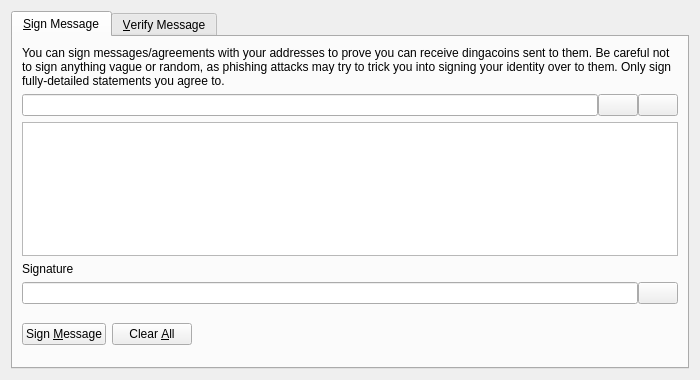
<?xml version="1.0" encoding="UTF-8"?>
<ui version="4.0">
 <class>SignVerifyMessageDialog</class>
 <widget class="QDialog" name="SignVerifyMessageDialog">
  <property name="geometry">
   <rect>
    <x>0</x>
    <y>0</y>
    <width>700</width>
    <height>380</height>
   </rect>
  </property>
  <property name="windowTitle">
   <string>Signatures - Sign / Verify a Message</string>
  </property>
  <property name="modal">
   <bool>true</bool>
  </property>
  <layout class="QVBoxLayout" name="verticalLayout">
   <item>
    <widget class="QTabWidget" name="tabWidget">
     <property name="currentIndex">
      <number>0</number>
     </property>
     <widget class="QWidget" name="tabSignMessage">
      <attribute name="title">
       <string>&amp;Sign Message</string>
      </attribute>
      <layout class="QVBoxLayout" name="verticalLayout_SM">
       <item>
        <widget class="QLabel" name="infoLabel_SM">
         <property name="text">
          <string>You can sign messages/agreements with your addresses to prove you can receive dingacoins sent to them. Be careful not to sign anything vague or random, as phishing attacks may try to trick you into signing your identity over to them. Only sign fully-detailed statements you agree to.</string>
         </property>
         <property name="textFormat">
          <enum>Qt::PlainText</enum>
         </property>
         <property name="wordWrap">
          <bool>true</bool>
         </property>
        </widget>
       </item>
       <item>
        <layout class="QHBoxLayout" name="horizontalLayout_1_SM">
         <property name="spacing">
          <number>0</number>
         </property>
         <item>
          <widget class="QValidatedLineEdit" name="addressIn_SM">
           <property name="toolTip">
            <string>The Dingacoin address to sign the message with</string>
           </property>
          </widget>
         </item>
         <item>
          <widget class="QPushButton" name="addressBookButton_SM">
           <property name="toolTip">
            <string>Choose previously used address</string>
           </property>
           <property name="text">
            <string/>
           </property>
           <property name="icon">
            <iconset resource="../bitcoin.qrc">
             <normaloff>:/icons/address-book</normaloff>:/icons/address-book</iconset>
           </property>
           <property name="shortcut">
            <string>Alt+A</string>
           </property>
           <property name="autoDefault">
            <bool>false</bool>
           </property>
          </widget>
         </item>
         <item>
          <widget class="QPushButton" name="pasteButton_SM">
           <property name="toolTip">
            <string>Paste address from clipboard</string>
           </property>
           <property name="text">
            <string/>
           </property>
           <property name="icon">
            <iconset resource="../bitcoin.qrc">
             <normaloff>:/icons/editpaste</normaloff>:/icons/editpaste</iconset>
           </property>
           <property name="shortcut">
            <string>Alt+P</string>
           </property>
           <property name="autoDefault">
            <bool>false</bool>
           </property>
          </widget>
         </item>
        </layout>
       </item>
       <item>
        <widget class="QPlainTextEdit" name="messageIn_SM">
         <property name="toolTip">
          <string>Enter the message you want to sign here</string>
         </property>
        </widget>
       </item>
       <item>
        <widget class="QLabel" name="signatureLabel_SM">
         <property name="text">
          <string>Signature</string>
         </property>
         <property name="textFormat">
          <enum>Qt::PlainText</enum>
         </property>
        </widget>
       </item>
       <item>
        <layout class="QHBoxLayout" name="horizontalLayout_2_SM">
         <property name="spacing">
          <number>0</number>
         </property>
         <item>
          <widget class="QLineEdit" name="signatureOut_SM">
           <property name="font">
            <font>
             <italic>true</italic>
            </font>
           </property>
           <property name="readOnly">
            <bool>true</bool>
           </property>
          </widget>
         </item>
         <item>
          <widget class="QPushButton" name="copySignatureButton_SM">
           <property name="toolTip">
            <string>Copy the current signature to the system clipboard</string>
           </property>
           <property name="text">
            <string/>
           </property>
           <property name="icon">
            <iconset resource="../bitcoin.qrc">
             <normaloff>:/icons/editcopy</normaloff>:/icons/editcopy</iconset>
           </property>
           <property name="autoDefault">
            <bool>false</bool>
           </property>
          </widget>
         </item>
        </layout>
       </item>
       <item>
        <layout class="QHBoxLayout" name="horizontalLayout_3_SM">
         <item>
          <widget class="QPushButton" name="signMessageButton_SM">
           <property name="toolTip">
            <string>Sign the message to prove you own this Dingacoin address</string>
           </property>
           <property name="text">
            <string>Sign &amp;Message</string>
           </property>
           <property name="icon">
            <iconset resource="../bitcoin.qrc">
             <normaloff>:/icons/edit</normaloff>:/icons/edit</iconset>
           </property>
           <property name="autoDefault">
            <bool>false</bool>
           </property>
          </widget>
         </item>
         <item>
          <widget class="QPushButton" name="clearButton_SM">
           <property name="toolTip">
            <string>Reset all sign message fields</string>
           </property>
           <property name="text">
            <string>Clear &amp;All</string>
           </property>
           <property name="icon">
            <iconset resource="../bitcoin.qrc">
             <normaloff>:/icons/remove</normaloff>:/icons/remove</iconset>
           </property>
           <property name="autoDefault">
            <bool>false</bool>
           </property>
          </widget>
         </item>
         <item>
          <spacer name="horizontalSpacer_1_SM">
           <property name="orientation">
            <enum>Qt::Horizontal</enum>
           </property>
           <property name="sizeHint" stdset="0">
            <size>
             <width>40</width>
             <height>48</height>
            </size>
           </property>
          </spacer>
         </item>
         <item>
          <widget class="QLabel" name="statusLabel_SM">
           <property name="font">
            <font>
             <weight>75</weight>
             <bold>true</bold>
            </font>
           </property>
           <property name="text">
            <string/>
           </property>
           <property name="wordWrap">
            <bool>true</bool>
           </property>
          </widget>
         </item>
         <item>
          <spacer name="horizontalSpacer_2_SM">
           <property name="orientation">
            <enum>Qt::Horizontal</enum>
           </property>
           <property name="sizeHint" stdset="0">
            <size>
             <width>40</width>
             <height>48</height>
            </size>
           </property>
          </spacer>
         </item>
        </layout>
       </item>
      </layout>
     </widget>
     <widget class="QWidget" name="tabVerifyMessage">
      <attribute name="title">
       <string>&amp;Verify Message</string>
      </attribute>
      <layout class="QVBoxLayout" name="verticalLayout_VM">
       <item>
        <widget class="QLabel" name="infoLabel_VM">
         <property name="text">
          <string>Enter the receiver's address, message (ensure you copy line breaks, spaces, tabs, etc. exactly) and signature below to verify the message. Be careful not to read more into the signature than what is in the signed message itself, to avoid being tricked by a man-in-the-middle attack. Note that this only proves the signing party receives with the address, it cannot prove sendership of any transaction!</string>
         </property>
         <property name="textFormat">
          <enum>Qt::PlainText</enum>
         </property>
         <property name="alignment">
          <set>Qt::AlignLeading|Qt::AlignLeft|Qt::AlignTop</set>
         </property>
         <property name="wordWrap">
          <bool>true</bool>
         </property>
        </widget>
       </item>
       <item>
        <layout class="QHBoxLayout" name="horizontalLayout_1_VM">
         <property name="spacing">
          <number>0</number>
         </property>
         <item>
          <widget class="QValidatedLineEdit" name="addressIn_VM">
           <property name="toolTip">
            <string>The Dingacoin address the message was signed with</string>
           </property>
          </widget>
         </item>
         <item>
          <widget class="QPushButton" name="addressBookButton_VM">
           <property name="toolTip">
            <string>Choose previously used address</string>
           </property>
           <property name="text">
            <string/>
           </property>
           <property name="icon">
            <iconset resource="../bitcoin.qrc">
             <normaloff>:/icons/address-book</normaloff>:/icons/address-book</iconset>
           </property>
           <property name="shortcut">
            <string>Alt+A</string>
           </property>
           <property name="autoDefault">
            <bool>false</bool>
           </property>
          </widget>
         </item>
        </layout>
       </item>
       <item>
        <widget class="QPlainTextEdit" name="messageIn_VM"/>
       </item>
       <item>
        <widget class="QValidatedLineEdit" name="signatureIn_VM"/>
       </item>
       <item>
        <layout class="QHBoxLayout" name="horizontalLayout_2_VM">
         <item>
          <widget class="QPushButton" name="verifyMessageButton_VM">
           <property name="toolTip">
            <string>Verify the message to ensure it was signed with the specified Dingacoin address</string>
           </property>
           <property name="text">
            <string>Verify &amp;Message</string>
           </property>
           <property name="icon">
            <iconset resource="../bitcoin.qrc">
             <normaloff>:/icons/transaction_0</normaloff>:/icons/transaction_0</iconset>
           </property>
           <property name="autoDefault">
            <bool>false</bool>
           </property>
          </widget>
         </item>
         <item>
          <widget class="QPushButton" name="clearButton_VM">
           <property name="toolTip">
            <string>Reset all verify message fields</string>
           </property>
           <property name="text">
            <string>Clear &amp;All</string>
           </property>
           <property name="icon">
            <iconset resource="../bitcoin.qrc">
             <normaloff>:/icons/remove</normaloff>:/icons/remove</iconset>
           </property>
           <property name="autoDefault">
            <bool>false</bool>
           </property>
          </widget>
         </item>
         <item>
          <spacer name="horizontalSpacer_1_VM">
           <property name="orientation">
            <enum>Qt::Horizontal</enum>
           </property>
           <property name="sizeHint" stdset="0">
            <size>
             <width>40</width>
             <height>48</height>
            </size>
           </property>
          </spacer>
         </item>
         <item>
          <widget class="QLabel" name="statusLabel_VM">
           <property name="font">
            <font>
             <weight>75</weight>
             <bold>true</bold>
            </font>
           </property>
           <property name="text">
            <string/>
           </property>
           <property name="wordWrap">
            <bool>true</bool>
           </property>
          </widget>
         </item>
         <item>
          <spacer name="horizontalSpacer_2_VM">
           <property name="orientation">
            <enum>Qt::Horizontal</enum>
           </property>
           <property name="sizeHint" stdset="0">
            <size>
             <width>40</width>
             <height>48</height>
            </size>
           </property>
          </spacer>
         </item>
        </layout>
       </item>
      </layout>
     </widget>
    </widget>
   </item>
  </layout>
 </widget>
 <customwidgets>
  <customwidget>
   <class>QValidatedLineEdit</class>
   <extends>QLineEdit</extends>
   <header>qvalidatedlineedit.h</header>
  </customwidget>
 </customwidgets>
 <resources>
  <include location="../bitcoin.qrc"/>
 </resources>
 <connections/>
</ui>
